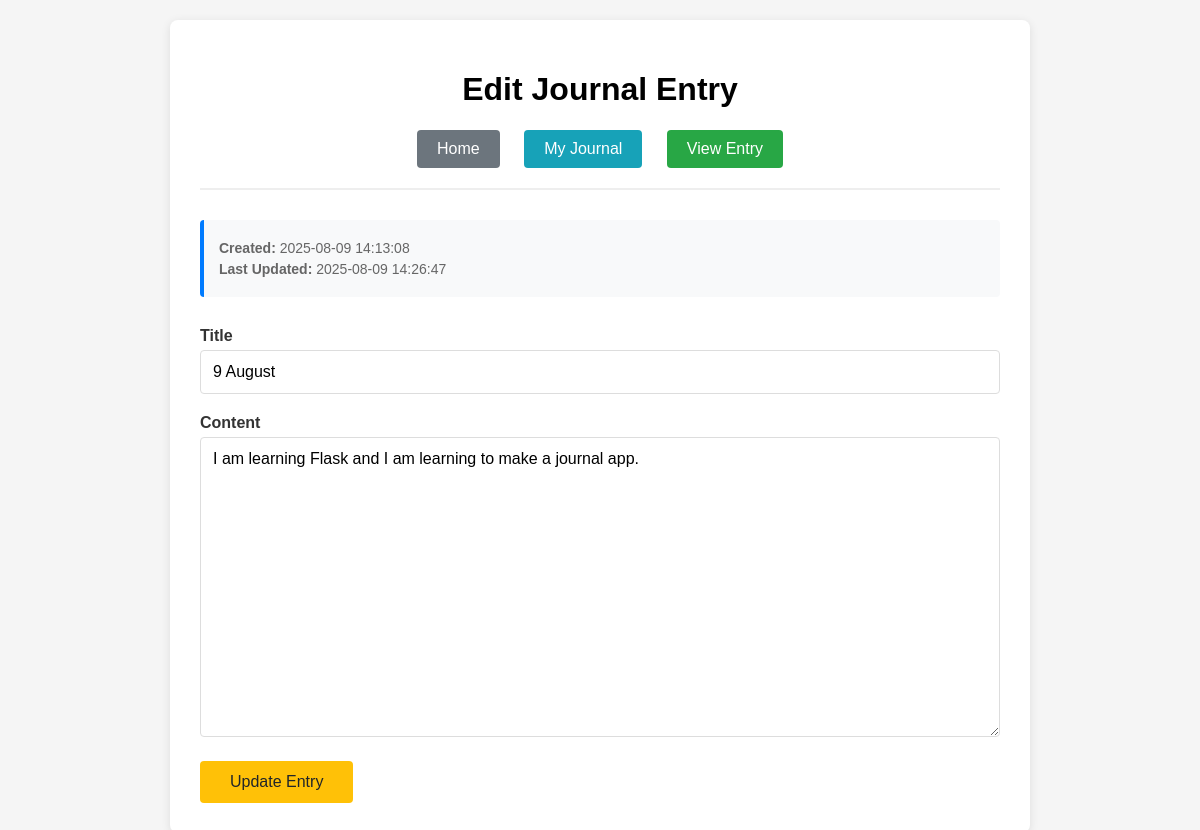
/journal/2/edit (signed in), run on the app's committed database.
### app.py (models this page shows, shortened)
class JournalEntry(db.Model):
    id = db.Column(db.Integer, primary_key=True)
    title = db.Column(db.String(100), nullable=False)
    content = db.Column(db.Text, nullable=False)
    created_at = db.Column(db.DateTime(), index=True, default=datetime.utcnow)
    updated_at = db.Column(db.DateTime(), index=True, default=datetime.utcnow, onupdate=datetime.utcnow)
    user_id = db.Column(db.Integer, db.ForeignKey('user.id'), nullable=False)

### app.py (the view)
@app.route('/journal/<int:entry_id>/edit', methods=['GET', 'POST'])
@login_required
def edit_journal_entry(entry_id):
    entry = JournalEntry.query.get_or_404(entry_id)
    if entry.user_id != current_user.id:
        flash('You can only edit your own journal entries.', 'error')
        return redirect(url_for('journal'))
    form = JournalEntryForm(meta={'csrf': False})
    if form.validate_on_submit():
        entry.title = form.title.data
        entry.content = form.content.data
        entry.updated_at = datetime.utcnow()
        db.session.commit()
        flash('Journal entry updated successfully!', 'success')
        return redirect(url_for('view_journal_entry', entry_id=entry.id))
    elif request.method == 'GET':
        form.title.data = entry.title
        form.content.data = entry.content
    return render_template('edit_journal_entry.html', form=form, entry=entry)

### app.py
class JournalEntryForm(FlaskForm):
    title = StringField('Title', validators=[DataRequired()])
    content = TextAreaField('Content', validators=[DataRequired()])
    submit = SubmitField('Save Entry')

### app.py (called while the page is built)
@login_manager.user_loader
def load_user(user_id):
    return User.query.get(int(user_id))

### templates/edit_journal_entry.html (shortened to what this page needs)
<!DOCTYPE html>
<html lang="en">
<head>
</head>
<body>
    <div class="container">
        <div class="header">
            <h1>Edit Journal Entry</h1>
            <div class="nav-links">
                <a href="{{ url_for('index') }}" class="home-btn">Home</a>
                <a href="{{ url_for('journal') }}" class="journal-btn">My Journal</a>
                <a href="{{ url_for('view_journal_entry', entry_id=entry.id) }}" class="view-btn">View Entry</a>
            </div>
        </div>
        <div class="entry-info">
            <p><strong>Created:</strong> {{ entry.created_at.strftime('%Y-%m-%d %H:%M:%S') }}</p>
            {% if entry.updated_at != entry.created_at %}
                <p><strong>Last Updated:</strong> {{ entry.updated_at.strftime('%Y-%m-%d %H:%M:%S') }}</p>
            {% endif %}
        </div>
        <div class="form-section">
            <form method="POST">
                <div class="form-group">
                    <label for="title">Title</label>
                    <input type="text" id="title" name="title" value="{{ form.title.data or '' }}" required>
                </div>
                <div class="form-group">
                    <label for="content">Content</label>
                    <textarea id="content" name="content" placeholder="Write your thoughts here..." required>{{ form.content.data or '' }}</textarea>
                </div>
                <button type="submit" class="submit-btn">Update Entry</button>
            </form>
        </div>
    </div>
</body>
</html>

### templates/edit_journal_entry.html (style rules this page uses)
body { font-family: Arial, sans-serif; margin: 0; padding: 20px; background-color: #f5f5f5; }
.container { max-width: 800px; margin: 0 auto; background: white; padding: 30px; border-radius: 8px; box-shadow: 0 2px 10px rgba(0,0,0,0.1); }
.header { text-align: center; margin-bottom: 30px; padding-bottom: 20px; border-bottom: 2px solid #eee; }
.nav-links { margin-top: 20px; }
.nav-links a { display: inline-block; margin: 0 10px; padding: 10px 20px; background-color: #007bff; color: white; text-decoration: none; border-radius: 4px; transition: background-color 0.3s; }
.home-btn { background-color: #6c757d !important; }
.journal-btn { background-color: #17a2b8 !important; }
.view-btn { background-color: #28a745 !important; }
.form-section { margin-top: 30px; }
.form-group { margin-bottom: 20px; }
.form-group label { display: block; margin-bottom: 5px; font-weight: bold; color: #333; }
.form-group input, .form-group textarea { width: 100%; padding: 12px; border: 1px solid #ddd; border-radius: 4px; font-size: 16px; font-family: inherit; box-sizing: border-box; }
.form-group textarea { min-height: 300px; resize: vertical; }
.submit-btn { background-color: #ffc107; color: #212529; padding: 12px 30px; border: none; border-radius: 4px; font-size: 16px; cursor: pointer; transition: background-color 0.3s; }
.entry-info { background-color: #f8f9fa; padding: 15px; border-radius: 4px; margin-bottom: 20px; border-left: 4px solid #007bff; }
.entry-info p { margin: 5px 0; color: #666; font-size: 14px; }

### data on the page
JournalEntry: created_at "2025-08-09 14:13:08", updated_at "2025-08-09 14:26:47", title "9 August", content "I am learning Flask and I am learning to make a journal app."
